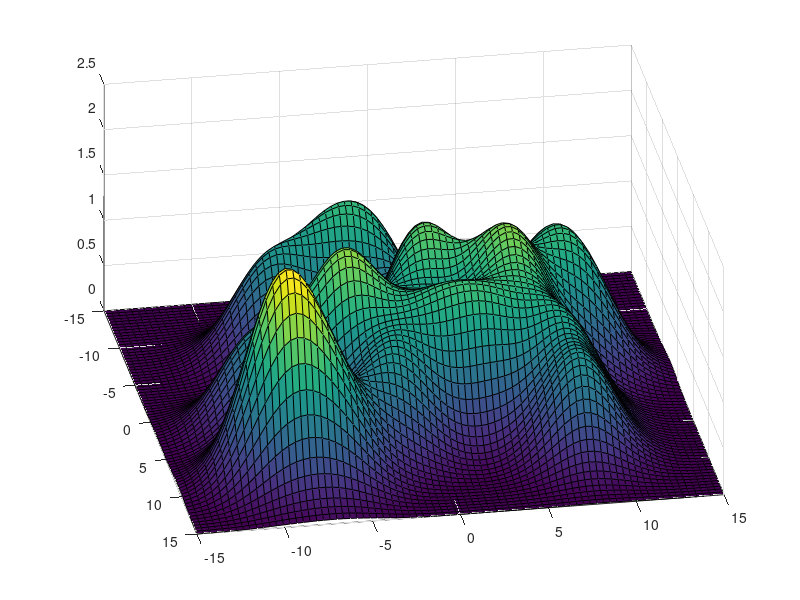

Write MATLAB code to recreate this figure.
clear all;
close all;

x = linspace(-15,15,80);
[xx, yy] = meshgrid(x,x);

N = 20;
rng(2);
xc = [10*(2*rand(1,N)-1)];
yc = [10*(2*rand(1,N)-1)];

zz = zeros(size(xx));

sig2 = 8;

for n = [1:N]
	zz = zz + exp(-((xx-xc(n)).^2 + (yy-yc(n)).^2)/sig2);
end

surf(xx, yy, zz);

view(80,45);

print('-dpng', 'figure.png');
